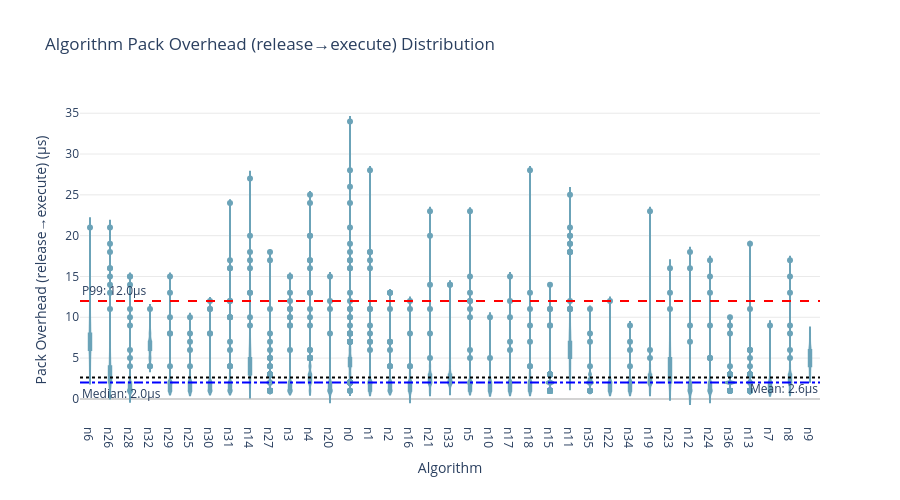

This figure's notebook cell:
### Code cell
# Cell 2: Pack Overhead Distribution by Algorithm
def draw_algo_pack_violin(df, p99_cut=False):
    """
    Draw algorithm-level Pack Overhead distribution
    Pack: release → execute
    """
    metric = 'pack'
    metric_name = 'Pack Overhead (release→execute)'

    df_plot = df.copy()
    if p99_cut:
        p99_threshold = df_plot[metric].quantile(0.99)
        df_plot = df_plot[df_plot[metric] <= p99_threshold]
        suffix = " (P99 Truncated)"
    else:
        suffix = ""

    fig = px.violin(
        df_plot,
        x='algo',
        y=metric,
        box=True,
        points="outliers",
        title=f"Algorithm {metric_name} Distribution{suffix}",
        color_discrete_sequence=[PLA['pack']],  # 直接取单个颜色，注意是列表
        labels={'algo': 'Algorithm', metric: f'{metric_name} (µs)'}
    )

    mean_val = df_plot[metric].mean()
    median_val = df_plot[metric].median()
    p99_val = df_plot[metric].quantile(0.99)

    fig.add_hline(y=mean_val, line_dash="dot", line_color="black",
                  annotation_text=f"Mean: {mean_val:.1f}µs", annotation_position="bottom right")
    fig.add_hline(y=p99_val, line_dash="dash", line_color="red",
                  annotation_text=f"P99: {p99_val:.1f}µs", annotation_position="top left")
    fig.add_hline(y=median_val, line_dash="dashdot", line_color="blue",
                  annotation_text=f"Median: {median_val:.1f}µs", annotation_position="bottom left")

    fig.update_layout(plot_bgcolor='white', height=500, width=900)
    fig.update_yaxes(gridcolor='lightgray', gridwidth=0.5, zeroline=True, zerolinecolor='lightgray', range=[0, None])
    fig.show()

    print(f"\nPack Overhead - Mean: {mean_val:.1f}µs, P99: {p99_val:.1f}µs, Samples: {len(df_plot)}")

draw_algo_pack_violin(analysis_df, p99_cut=False)

### Figure 1 — Plotly figure (JSON) as saved in the notebook; plotly's stock layout.template omitted (floating-point values rounded to 4 significant figures; data arrays with more than 128 entries replaced by an {"elided": "..."} marker saying what was removed)
{"data": [{"alignmentgroup": "True", "box": {"visible": true}, "hovertemplate": "Algorithm=%{x}<br>Pack Overhead (release→execute) (µs)=%{y}<extra></extra>", "legendgroup": "", "marker": {"color": "#6BA3B8"}, "name": "", "offsetgroup": "", "orientation": "v", "points": "outliers", "scalegroup": "True", "showlegend": false, "x": {"elided": "9700 str values"}, "x0": " ", "xaxis": "x", "y": {"elided": "9700 int values"}, "y0": " ", "yaxis": "y", "type": "violin"}], "layout": {"xaxis": {"anchor": "y", "domain": [0.0, 1.0], "title": {"text": "Algorithm"}}, "yaxis": {"anchor": "x", "domain": [0.0, 1.0], "title": {"text": "Pack Overhead (release→execute) (µs)"}, "gridcolor": "lightgray", "gridwidth": 0.5, "zeroline": true, "zerolinecolor": "lightgray", "range": [0, null]}, "legend": {"tracegroupgap": 0}, "title": {"text": "Algorithm Pack Overhead (release→execute) Distribution"}, "violinmode": "group", "shapes": [{"line": {"color": "black", "dash": "dot"}, "type": "line", "x0": 0, "x1": 1, "xref": "x domain", "y0": 2.617, "y1": 2.617, "yref": "y"}, {"line": {"color": "red", "dash": "dash"}, "type": "line", "x0": 0, "x1": 1, "xref": "x domain", "y0": 12.0, "y1": 12.0, "yref": "y"}, {"line": {"color": "blue", "dash": "dashdot"}, "type": "line", "x0": 0, "x1": 1, "xref": "x domain", "y0": 2.0, "y1": 2.0, "yref": "y"}], "annotations": [{"showarrow": false, "text": "Mean: 2.6µs", "x": 1, "xanchor": "right", "xref": "x domain", "y": 2.617, "yanchor": "top", "yref": "y"}, {"showarrow": false, "text": "P99: 12.0µs", "x": 0, "xanchor": "left", "xref": "x domain", "y": 12.0, "yanchor": "bottom", "yref": "y"}, {"showarrow": false, "text": "Median: 2.0µs", "x": 0, "xanchor": "left", "xref": "x domain", "y": 2.0, "yanchor": "top", "yref": "y"}], "plot_bgcolor": "white", "height": 500, "width": 900}}
